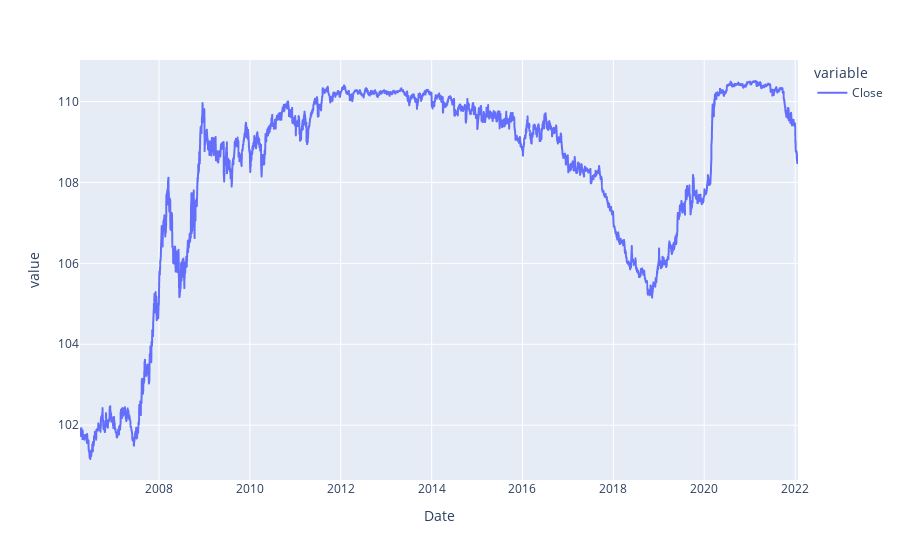

The code cell stored with this chart in its notebook:
### Code cell
two_fig = px.line(two_bond)
two_fig.show()

### Figure 1 — Plotly figure (JSON) as saved in the notebook; plotly's stock layout.template omitted (floating-point values rounded to 4 significant figures; data arrays with more than 128 entries replaced by an {"elided": "..."} marker saying what was removed)
{"data": [{"hovertemplate": "variable=Close<br>Date=%{x}<br>value=%{y}<extra></extra>", "legendgroup": "Close", "line": {"color": "#636efa", "dash": "solid"}, "mode": "lines", "name": "Close", "showlegend": true, "type": "scattergl", "x": {"elided": "3978 str values"}, "xaxis": "x", "y": {"elided": "3978 float values"}, "yaxis": "y"}], "layout": {"legend": {"title": {"text": "variable"}, "tracegroupgap": 0}, "margin": {"t": 60}, "xaxis": {"anchor": "y", "domain": [0, 1], "title": {"text": "Date"}}, "yaxis": {"anchor": "x", "domain": [0, 1], "title": {"text": "value"}}}}
